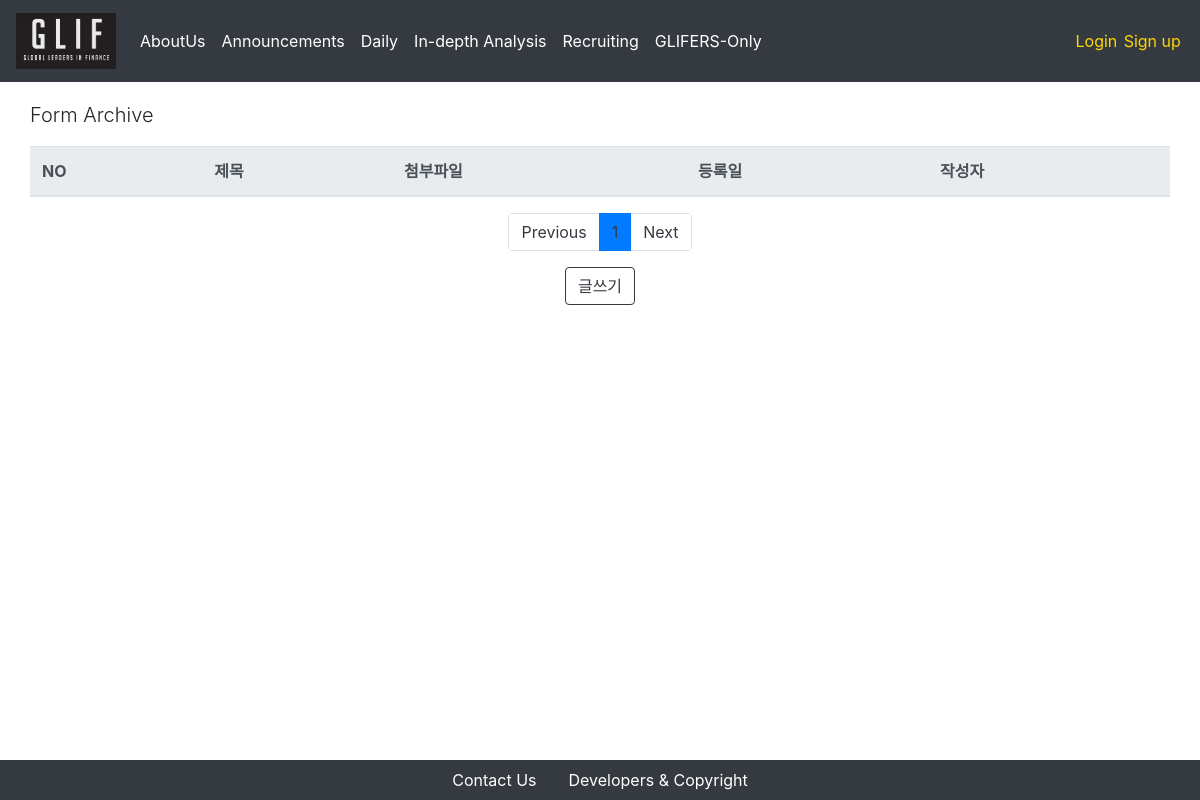
Page /gliferonly/form_archive/ on the earlier database version.
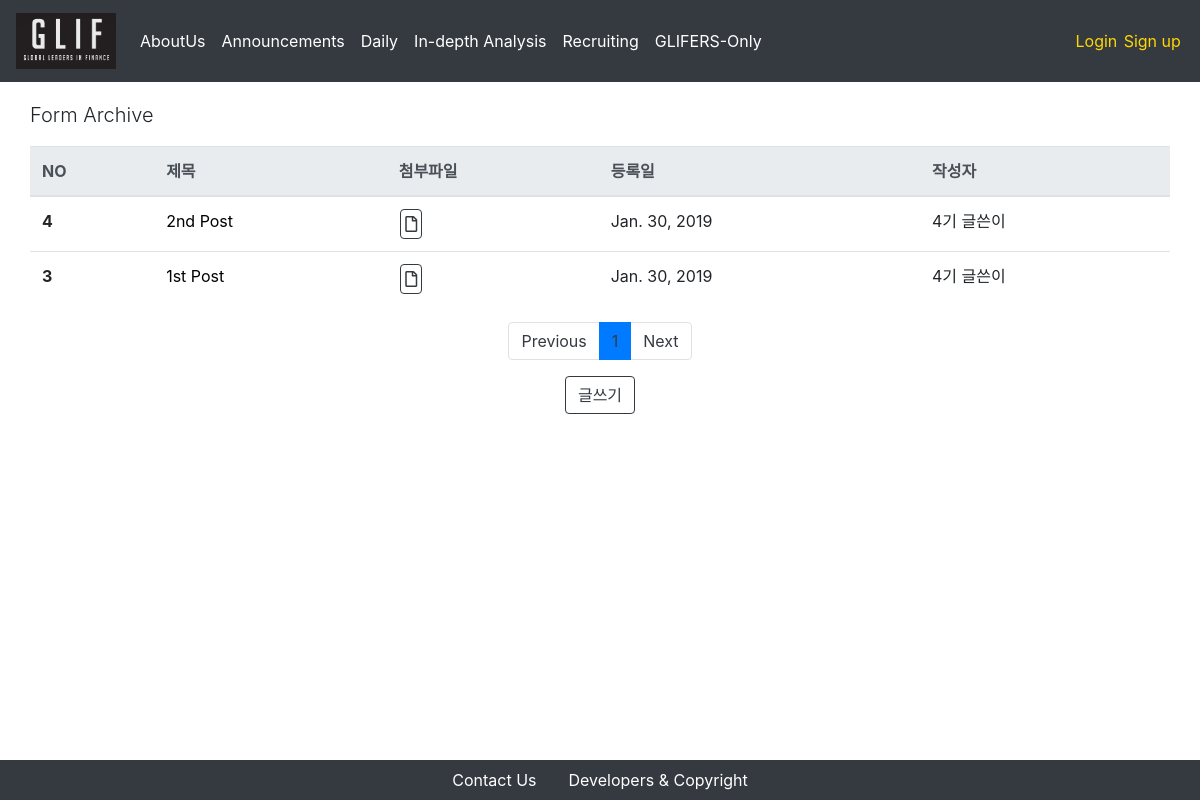
Same page on the later database version.
### form_archive/models.py (models this page shows, shortened)
class Post(models.Model):
    title = models.CharField(max_length = 250)
    attached_file = models.FileField(upload_to = 'form_archive_attached_files/%Y/%m/%d/', blank = True, null = True)
    written_date = models.DateField(auto_now = True)
    writer = models.ForeignKey(Glifer, on_delete = models.CASCADE, related_name = "form_archive_writer")
    content = RichTextUploadingField()

### users/models.py (models this page shows)
class Glifer(models.Model):
    user = models.OneToOneField(CustomUser, on_delete = models.CASCADE, primary_key = True)
    is_mentor = models.BooleanField(default=False)
    name_en = models.CharField(max_length = 250)
    name_kr = models.CharField(max_length = 250)
    birthdate = models.DateField(default = "2000-01-01")
    phonenumber = models.CharField(max_length = 250)
    email= models.EmailField(max_length = 250)
    work_at = models.CharField(max_length = 250, blank = True)
    self_intro = models.TextField(max_length = 1000)
    profile_img = models.FileField(upload_to = 'profiles/%Y/%m/%d/', default = '/users/man-user.png')
    nth = models.CharField(
        max_length=2,
        choices=nth_CHOICES,
        default=glif_4th,
    )
    def __str__(self):
        return self.nth + " " + self.name_kr

### form_archive/views.py (the view)
# urls.py: path('', PostListView.as_view(), name='announcement-index'),
class PostListView(ListView):
    model = Post
    template_name = 'form_archive/index.html'
    context_object_name = "posts"
    paginate_by = 5
    block_size = 5 # 하단의 페이지 목록 수
    def get_queryset(self):
        order_by_recent_time = Post.objects.all().order_by("-pk")
        return order_by_recent_time
    def get_context_data(self, **kwargs):
        context = super(PostListView, self).get_context_data(**kwargs)
        block_size = 5 # 하단의 페이지 목록 수
        start_index = int((context['page_obj'].number - 1) / self.block_size) * self.block_size
        end_index = min(start_index + self.block_size, len(context['paginator'].page_range))
        context['page_range'] = context['paginator'].page_range[start_index:end_index]
        return context

### form_archive/templates/form_archive/index.html
{% extends 'setups/base.html' %}
{% block body %}
<div class = "container">
    <div class = "row">
        <p class = "lead">Form Archive</p>
        <table class="table">
            <thead class="thead-light">
                <tr>
                    <th scope="col">NO</th>
                    <th scope="col">제목</th>
                    <th scope="col">첨부파일</th>
                    <th scope="col">등록일</th>
                    <th scope="col">작성자</th>
                </tr>
            </thead>
            <tbody>
                {% for post in posts %}
                    <tr>
                        <th scope="row">{{ post.id }}</th>
                        <td>
                            <a href="/gliferonly/form_archive/{{post.pk}}" style = "color:black"> {{ post.title }} </a>
                        </td>
                        {% if post.attached_file != '' %}
                            <td><button type="button" class="btn btn-outline-dark btn-download" onclick="location.href = '/gliferonly/form_archive/{{post.pk}}/download'"><i class="far fa-file"></i></button></td>
                        {% else %}
                            <td></td>
                        {% endif %}
                        <td>{{ post.written_date }}</td>
                        <td>{{ post.writer }}</td>
                    </tr>
                {% endfor %}
            </tbody>
        </table>
    </div>
    <nav aria-label="Page navigation">
        <ul class="pagination justify-content-center">
            {% if page_obj.has_previous %}
            <li class = "page-item">
                <a class = "page-link" href="?page={{ page_obj.previous_page_number }}" aria-label="Previous">
                Previous
                </a>
            </li>
            {% else %}
            <li class="page-item"><a class="page-link" href="#" tabindex="-1" aria-disabled="true">Previous</a></li>
            {% endif %}
            {% for i in page_range %}
            {% if page_obj.number == i %}
                <li class = "active page-item"><a class="page-link" href="#">{{i}}</a></li>
            {% else %}
                <li class = "page-item"><a class = "page-link" href="?page={{ i }}">{{ i }}</a></li>
            {% endif %}
            {% endfor %}
            {% if page_obj.has_next %}
            <li class = "page-item">
                <a class = "page-link" href="?page={{ page_obj.next_page_number }}" aria-label="Next">
                    Next
                </a>
            </li>
            {% else %}
            <li class="page-item">
                <a class="page-link" href="#">Next</a>
            </li>
            {% endif %}
        </ul>
    </nav>
    <div class = "row align-items-center justify-content-center">
        <button type="button" class="btn btn-outline-dark" onclick="location.href = '/gliferonly/form_archive/new'">글쓰기</button>
    </div>
</div>
{% endblock %}

Differences in the rows shown:
added Post: id "4", title "2nd Post", written_date "Jan. 30, 2019", writer "4기 글쓴이"
added Post: id "3", title "1st Post", written_date "Jan. 30, 2019", writer "4기 글쓴이"
